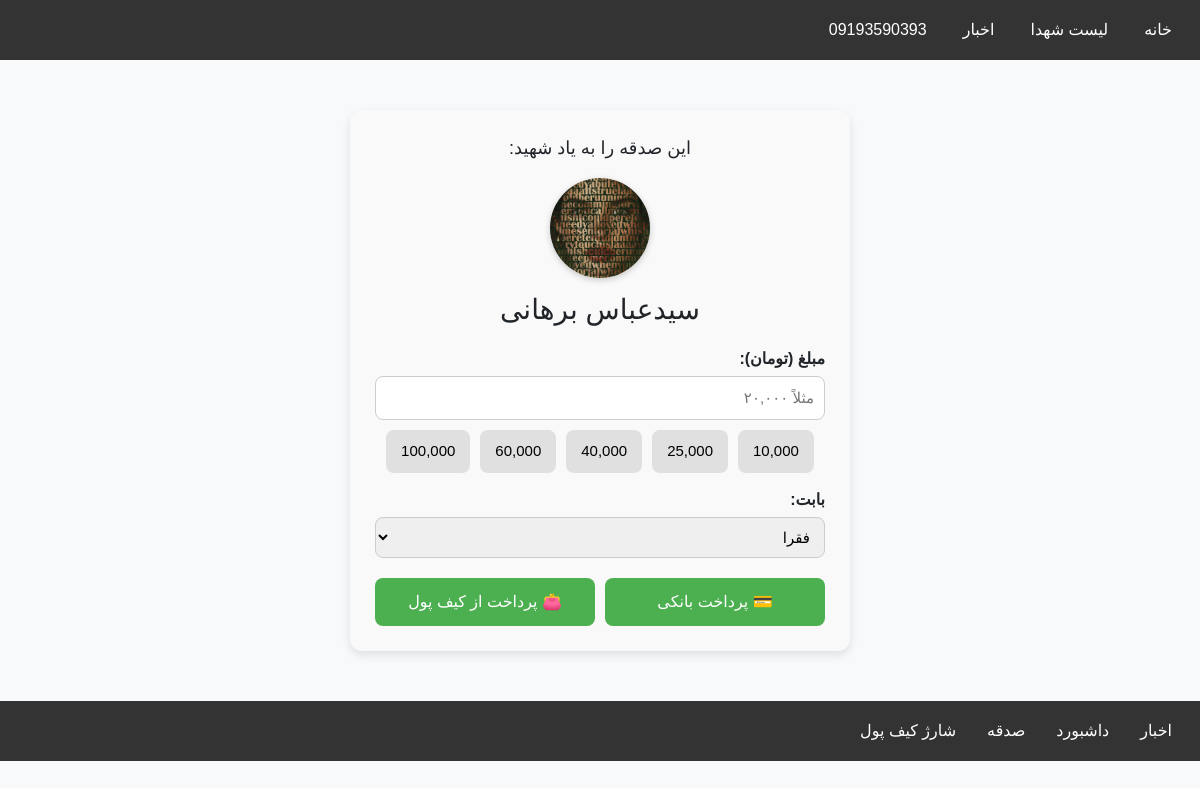
Screenshot of /donate/donate/ (signed in) with the database file from the repository.
### accounts/models.py (models this page shows, shortened)
class User(AbstractBaseUser, PermissionsMixin):
    GENDER_CHOICES = (
        ('M', 'مرد'),
        ('F', 'زن'),
    )
    phone = models.CharField(max_length=11, unique=True)
    first_name = models.CharField(max_length=100, blank=True)
    last_name = models.CharField(max_length=100, blank=True)
    national_code = models.CharField(max_length=10, blank=True)
    image = models.ImageField(upload_to='profiles/', blank=True, null=True)
    gender = models.CharField(max_length=1, choices=GENDER_CHOICES, blank=True, null=True)
    is_active = models.BooleanField(default=True)
    is_staff = models.BooleanField(default=False)
    is_profile_completed = models.BooleanField(default=False)
    allowed_categories = models.ManyToManyField(
        'news.Category',
        related_name='allowed_users',
        blank=True,
        verbose_name='دسته‌بندی‌های مجاز برای ارسال خبر'
    )
    groups = models.ManyToManyField(
        'auth.Group',
        related_name='accounts_user_set',
        blank=True
    )
    user_permissions = models.ManyToManyField(
        'auth.Permission',
        related_name='accounts_user_permissions_set',
        blank=True
    )
    objects = UserManager()
    USERNAME_FIELD = 'phone'
    def get_full_name(self):
        return f"{self.first_name} {self.last_name}".strip()

### martyrs/models.py (models this page shows, shortened)
class Martyr(models.Model):
    first_name = models.CharField("نام", max_length=50)
    last_name = models.CharField("نام خانوادگی", max_length=50)
    father_name = models.CharField("نام پدر", max_length=50, blank=True, null=True)
    birth_place = models.CharField("محل تولد", max_length=100, blank=True, null=True)
    birth_date = models.DateField("تاریخ تولد", blank=True, null=True)
    last_operation = models.CharField("آخرین عملیات", max_length=100, blank=True, null=True)
    martyr_region = models.CharField("منطقه شهادت", max_length=100, blank=True, null=True)
    martyr_place = models.CharField("محل شهادت", max_length=100, blank=True, null=True)
    martyr_date = models.DateField("تاریخ شهادت", blank=True, null=True)
    grave_place = models.CharField("محل دفن", max_length=150, blank=True, null=True)
    photo = models.ImageField("عکس شهید", upload_to='martyrs/photos/', blank=True, null=True)
    class Meta:
        verbose_name = "شهید"
        verbose_name_plural = "شهدا"
        ordering = ["last_name", "first_name"]

### donation/views.py (the view, shortened to what this page needs)
# urls.py: path('donate/', include('donation.urls')),
@login_required
def donate(request):
    martyr = None
    count = Martyr.objects.count()
    if count > 0:
        martyr = Martyr.objects.all()[random.randint(0, count - 1)]
    suggested_amounts = [10000, 25000, 40000, 60000, 100000]
    return render(request, 'donation/donate.html', {
        'suggested_amounts': suggested_amounts,
        'martyr': martyr  # اضافه شده
    })

### templates/donation/donate.html (shortened to what this page needs)
{% extends "base.html" %}
{% load humanize %}
{% block content %}
<div class="donate-container">
  {% if martyr %}
    <div style="text-align: center; margin-bottom: 20px;">
      <p style="font-size: 18px;">این صدقه را به یاد شهید:</p>
      {% if martyr.photo %}
        <img src="{{ martyr.photo.url }}" alt="شهید" style="width: 100px; height: 100px; border-radius: 50%; object-fit: cover; box-shadow: 0 2px 6px rgba(0,0,0,0.2); margin-bottom: 10px;">
      {% else %}
        <div style="width: 100px; height: 100px; border-radius: 50%; background-color: #ccc; line-height: 100px; margin: 0 auto 10px;">
          <span style="color: white;">بدون عکس</span>
        </div>
      {% endif %}
      <h3 style="margin: 5px 0;">{{ martyr.first_name }} {{ martyr.last_name }}</h3>
    </div>
  {% endif %}
  <form method="post" action="{% url 'donate' %}" id="donate-form">
    <label for="amount">مبلغ (تومان):</label>
    <input type="text" name="amount" id="amount" required autocomplete="off" placeholder="مثلاً ۲۰,۰۰۰">
    <div class="suggested-amounts">
      {% for val in suggested_amounts %}
      <button type="button" class="amount-btn" data-amount="{{ val }}">{{ val|intcomma }}</button>
      {% endfor %}
    </div>
    <label for="cause">بابت:</label>
    <select name="cause" id="cause">
      <option value="POOR">فقرا</option>
    </select>
    <div class="pay-buttons">
      <button type="submit" name="pay_method" value="gateway" class="pay-btn">💳 پرداخت بانکی</button>
      {% if user.is_authenticated %}
        <button type="submit" name="pay_method" value="wallet" class="pay-btn">👛 پرداخت از کیف پول</button>
      {% endif %}
    </div>
  </form>
</div>
{% endblock %}

### templates/base.html (shortened to what this page needs)
<!DOCTYPE html>
<html lang="fa">
<head>
    <link href="https://cdn.jsdelivr.net/npm/bootstrap@5.3.0/dist/css/bootstrap.rtl.min.css" rel="stylesheet">
    <link href="https://cdn.jsdelivr.net/npm/bootstrap-icons@1.10.5/font/bootstrap-icons.css" rel="stylesheet">
    <link rel="stylesheet" href="https://cdn.jsdelivr.net/npm/persian-datepicker@1.2.0/dist/css/persian-datepicker.min.css">
</head>
<body>
<header>
    <nav>
        <ul>
            <li><a href="/">خانه</a></li>
            <li><a href="/martyrs/list/">لیست شهدا</a></li>
            <li><a href="{% url 'news:news_list' %}">اخبار</a></li>
            {% if user.is_authenticated %}
                <li>
                    <a href="#">
                        {% if user.gender == 'male' %}
                            آقای {{ user.last_name }}
                        {% elif user.gender == 'female' %}
                            خانم {{ user.last_name }}
                        {% else %}
                            {{ user.get_full_name|default:user.phone }}
                        {% endif %}
                    </a>
                </li>
            {% else %}
                <li><a href="{% url 'accounts:login' %}">ورود</a></li>
            {% endif %}
        </ul>
    </nav>
</header>
<main>
    {% block content %}{% endblock %}
</main>
<footer>
    <nav>
        <ul>
            <li><a href="{% url 'news:news_list' %}">اخبار</a></li>
            {% if user.is_authenticated %}
                <li><a href="{% url 'accounts:dashboard' %}">داشبورد</a></li>
            {% else %}
                <li><a href="{% url 'accounts:login' %}?next={% url 'accounts:dashboard' %}">پروفایل</a></li>
            {% endif %}
            <li><a href="{% url 'donate' %}">صدقه</a></li>
            {% if user.is_authenticated %}
                <li><a href="{% url 'wallet:charge_wallet' %}">شارژ کیف پول</a></li>
            {% else %}
                <li><a href="{% url 'accounts:login' %}?next={% url 'wallet:charge_wallet' %}">شارژ کیف پول</a></li>
            {% endif %}
        </ul>
    </nav>
</footer>
</body>
</html>

### templates/base.html (style rules this page uses)
body { font-family: sans-serif; margin: 0; padding: 0; direction: rtl; background-color: #f8f9fa; }
header, footer { background-color: #333; color: white; padding: 10px 20px; }
nav ul { list-style: none; display: flex; justify-content: flex-start; gap: 20px; padding: 0; margin: 0; }
nav ul li { position: relative; }
nav ul li a { color: white; text-decoration: none; padding: 8px; display: block; }
main { padding: 20px; }
footer nav ul { flex-wrap: wrap; gap: 15px; }

### templates/donation/donate.html (style rules this page uses)
.donate-container { max-width: 500px; margin: 30px auto; padding: 25px; border-radius: 12px; background-color: #f9f9f9; box-shadow: 0 4px 10px rgba(0, 0, 0, 0.1); font-family: "Vazir", sans-serif; }
.donate-container label { display: block; margin-top: 15px; font-weight: bold; margin-bottom: 5px; }
.donate-container input[type="text"], .donate-container select { width: 100%; padding: 10px; border-radius: 8px; border: 1px solid #ccc; box-sizing: border-box; font-size: 15px; }
.suggested-amounts { margin-top: 10px; display: flex; flex-wrap: wrap; gap: 10px; justify-content: center; }
.amount-btn { padding: 10px 15px; border: none; background-color: #e0e0e0; border-radius: 8px; cursor: pointer; transition: background-color 0.2s ease; font-size: 15px; }
.pay-buttons { display: flex; justify-content: space-between; margin-top: 20px; flex-wrap: wrap; gap: 10px; }
.pay-buttons button { flex: 1 1 45%; padding: 12px; border: none; border-radius: 8px; background-color: #4caf50; color: white; font-size: 16px; cursor: pointer; transition: background-color 0.3s ease; }

### rows the page displays
User: get_full_name "09193590393"
Martyr: photo (picture), first_name "سیدعباس", last_name "برهانی"

### other values shown
{{ val|intcomma }} "10,000" "25,000" "40,000" "60,000" "100,000"
